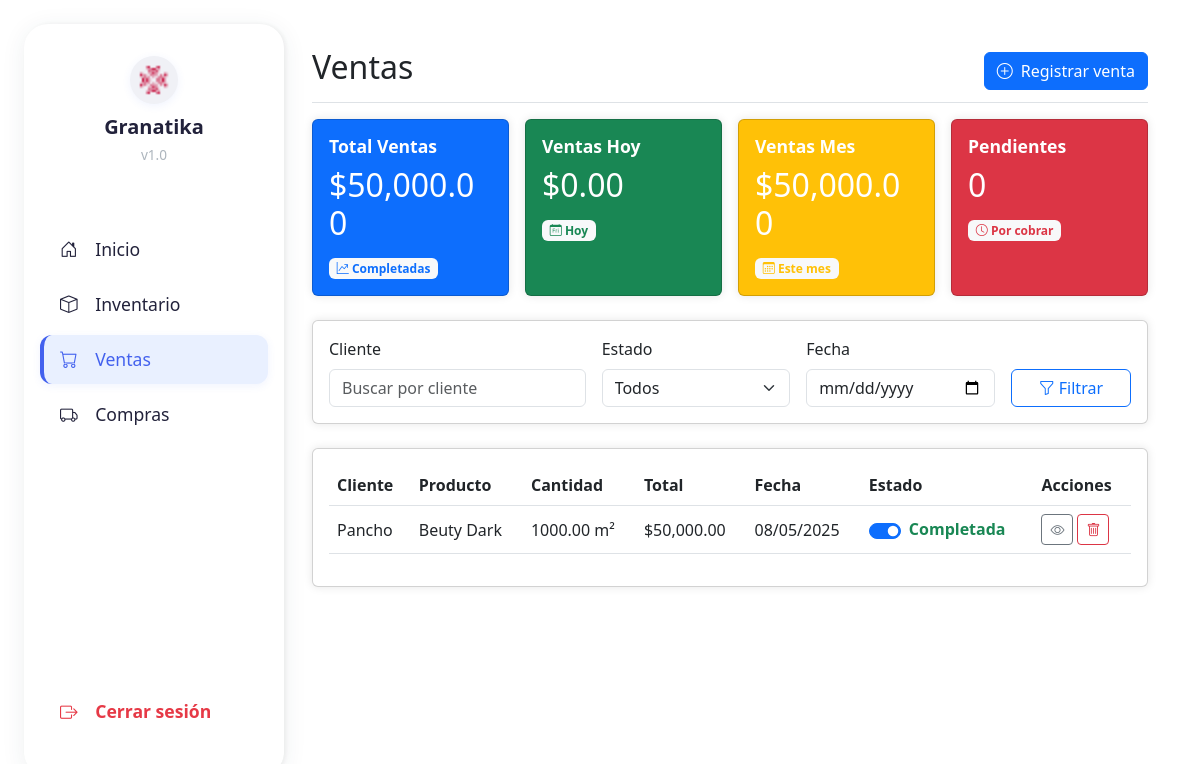
Page /ventas.php on the committed database.
### tables this page shows
CREATE TABLE `detalles_venta` (
  `id` int(11) NOT NULL,
  `venta_id` int(11) NOT NULL,
  `inventario_id` int(11) NOT NULL,
  `cantidad` decimal(10,2) NOT NULL,
  `precio_unitario` decimal(10,2) NOT NULL,
  `subtotal` decimal(10,2) NOT NULL
);

CREATE TABLE `ventas` (
  `id` int(11) NOT NULL,
  `cliente` varchar(100) NOT NULL,
  `fecha` date NOT NULL,
  `total` decimal(10,2) NOT NULL,
  `tipo_material` enum('marmol','granito','cuarzo') NOT NULL,
  `estado` enum('pendiente','completada','cancelada') DEFAULT 'pendiente',
  `notas` text DEFAULT NULL
);

CREATE TABLE `inventario` (
  `id` int(11) NOT NULL,
  `nombre` varchar(100) NOT NULL,
  `tipo` enum('marmol','granito','cuarzo') NOT NULL,
  `cantidad` decimal(10,2) NOT NULL,
  `unidad_medida` varchar(20) NOT NULL,
  `precio_unitario` decimal(10,2) NOT NULL,
  `descripcion` text DEFAULT NULL,
  `fecha_ingreso` date NOT NULL,
  `estado` enum('disponible','agotado','bajo_stock') DEFAULT 'disponible',
  `imagen` varchar(255) DEFAULT NULL,
  `stock_minimo` decimal(10,2) NOT NULL DEFAULT 0.00
);

### ventas.php (the view, shortened to what this page needs)
<!DOCTYPE html>
<html lang="es">
<head>
    <link rel="stylesheet" href="assets/css/style.css">
    <link href="https://cdn.jsdelivr.net/npm/bootstrap@5.3.0/dist/css/bootstrap.min.css" rel="stylesheet">
    <link rel="stylesheet" href="https://cdn.jsdelivr.net/npm/bootstrap-icons@1.11.0/font/bootstrap-icons.css">
</head>
<body>
    <nav id="sidebar" class="sidebar">
        <div class="sidebar-header">
            <div class="logo-circle">
                <img src="img/favicon.png" alt="Logo Granatika">
            </div>
            <div class="brand-title">Granatika</div>
            <div class="brand-version">v1.0</div>
        </div>
        <div class="position-sticky pt-3">
            <ul class="nav flex-column">
                <li class="nav-item">
                    <a class="nav-link" href="index.php">
                        <i class="bi bi-house-door"></i> Inicio
                    </a>
                </li>
                <li class="nav-item">
                    <a class="nav-link" href="inventario.php">
                        <i class="bi bi-box"></i> Inventario
                    </a>
                </li>
                <li class="nav-item">
                    <a class="nav-link active" href="ventas.php">
                        <i class="bi bi-cart"></i> Ventas
                    </a>
                </li>
                <li class="nav-item">
                    <a class="nav-link" href="compras.php">
                        <i class="bi bi-truck"></i> Compras
                    </a>
                </li>
            </ul>
            <div class="cerrar-sesion">
                <a href="logout.php" class="nav-link text-danger fw-bold" style="display: flex; align-items: center; gap: 0.7rem;">
                    <i class="bi bi-box-arrow-right"></i> Cerrar sesión
                </a>
            </div>
        </div>
    </nav>
    <main id="mainContent">
        <div class="container-fluid">
            <div class="d-flex justify-content-between flex-wrap flex-md-nowrap align-items-center pt-3 pb-2 mb-3 border-bottom">
                <h1 class="h2">Ventas</h1>
                <button class="btn btn-primary d-flex align-items-center gap-2" id="btnAgregarVenta">
                    <i class="bi bi-plus-circle"></i> Registrar venta
                </button>
            </div>
            <div class="row mb-4 g-3">
                <div class="col-md-3 col-6">
                    <div class="card bg-primary text-white h-100">
                        <div class="card-body">
                            <h6 class="card-title mb-0">Total Ventas</h6>
                            <h2 class="card-text mt-2">
                                <?php
                                require_once 'config/database.php';
                                $query = "SELECT SUM(total) as total FROM ventas WHERE estado = 'completada'";
                                $result = $conn->query($query);
                                $row = $result->fetch_assoc();
                                echo "$" . number_format($row['total'] ?? 0, 2);
                                ?>
                            </h2>
                            <span class="badge bg-light text-primary mt-2"><i class="bi bi-graph-up-arrow"></i> Completadas</span>
                        </div>
                    </div>
                </div>
                <div class="col-md-3 col-6">
                    <div class="card bg-success text-white h-100">
                        <div class="card-body">
                            <h6 class="card-title mb-0">Ventas Hoy</h6>
                            <h2 class="card-text mt-2">
                                <?php
                                $query = "SELECT SUM(total) as total FROM ventas WHERE DATE(fecha) = CURDATE() AND estado = 'completada'";
                                $result = $conn->query($query);
                                $row = $result->fetch_assoc();
                                echo "$" . number_format($row['total'] ?? 0, 2);
                                ?>
                            </h2>
                            <span class="badge bg-light text-success mt-2"><i class="bi bi-calendar-day"></i> Hoy</span>
                        </div>
                    </div>
                </div>
                <div class="col-md-3 col-6">
                    <div class="card bg-warning text-white h-100">
                        <div class="card-body">
                            <h6 class="card-title mb-0">Ventas Mes</h6>
                            <h2 class="card-text mt-2">
                                <?php
                                $query = "SELECT SUM(total) as total FROM ventas WHERE MONTH(fecha) = MONTH(CURDATE()) AND YEAR(fecha) = YEAR(CURDATE()) AND estado = 'completada'";
                                $result = $conn->query($query);
                                $row = $result->fetch_assoc();
                                echo "$" . number_format($row['total'] ?? 0, 2);
                                ?>
                            </h2>
                            <span class="badge bg-light text-warning mt-2"><i class="bi bi-calendar3"></i> Este mes</span>
                        </div>
                    </div>
                </div>
                <div class="col-md-3 col-6">
                    <div class="card bg-danger text-white h-100">
                        <div class="card-body">
                            <h6 class="card-title mb-0">Pendientes</h6>
                            <h2 class="card-text mt-2">
                                <?php
                                $query = "SELECT COUNT(*) as total FROM ventas WHERE estado = 'pendiente'";
                                $result = $conn->query($query);
                                $row = $result->fetch_assoc();
                                ?>
                                <span id="ventasPendientes"><?php echo $row['total']; ?></span>
                            </h2>
                            <span class="badge bg-light text-danger mt-2"><i class="bi bi-clock"></i> Por cobrar</span>
                        </div>
                    </div>
                </div>
            </div>
            <div class="card mb-4">
                <div class="card-body">
                    <form class="row g-3 align-items-end" id="filtrosVentas">
                        <div class="col-md-4 col-12">
                            <label for="filtroCliente" class="form-label">Cliente</label>
                            <input type="text" class="form-control" id="filtroCliente" name="cliente" placeholder="Buscar por cliente">
                        </div>
                        <div class="col-md-3 col-6">
                            <label for="filtroEstado" class="form-label">Estado</label>
                            <select class="form-select" id="filtroEstado" name="estado">
                                <option value="">Todos</option>
                            </select>
                        </div>
                        <div class="col-md-3 col-6">
                            <label for="filtroFecha" class="form-label">Fecha</label>
                            <input type="date" class="form-control" id="filtroFecha" name="fecha">
                        </div>
                        <div class="col-md-2 col-12 d-grid">
                            <button type="submit" class="btn btn-outline-primary"><i class="bi bi-funnel"></i> Filtrar</button>
                        </div>
                    </form>
                </div>
            </div>
            <div class="card">
                <div class="card-body">
                    <div class="table-responsive">
                        <table class="table table-hover align-middle">
                            <thead>
                                <tr>
                                    <th>Cliente</th>
                                    <th>Producto</th>
                                    <th>Cantidad</th>
                                    <th>Total</th>
                                    <th>Fecha</th>
                                    <th>Estado</th>
                                    <th>Acciones</th>
                                </tr>
                            </thead>
                            <tbody>
                                <?php
                                $query = "SELECT v.id, v.cliente, v.total, v.fecha, v.estado,
                                                 i.nombre AS producto, d.cantidad
                                          FROM ventas v
                                          JOIN detalles_venta d ON v.id = d.venta_id
                                          JOIN inventario i ON d.inventario_id = i.id
                                          ORDER BY v.fecha DESC";
                                $result = $conn->query($query);
                                while($row = $result->fetch_assoc()) {
                                    $checked = $row['estado'] == 'completada' ? 'checked' : '';
                                    $estadoLabel = $row['estado'] == 'completada' ? 'Completada' : 'Pendiente';
                                    $estadoClass = $row['estado'] == 'completada' ? 'text-success' : 'text-warning';
                                    echo "<tr>";
                                    echo "<td>" . htmlspecialchars($row['cliente']) . "</td>";
                                    echo "<td>" . htmlspecialchars($row['producto']) . "</td>";
                                    echo "<td>" . htmlspecialchars($row['cantidad']) . " m²</td>";
                                    echo "<td>$" . number_format($row['total'], 2) . "</td>";
                                    echo "<td>" . date('d/m/Y', strtotime($row['fecha'])) . "</td>";
                                    echo "<td>";
                                    echo "<div class='form-check form-switch d-flex align-items-center gap-2'>";
                                    echo "<input class='form-check-input estado-switch' type='checkbox' role='switch' data-id='" . $row['id'] . "' $checked>";
                                    echo "<span class='fw-bold $estadoClass estado-label'>" . $estadoLabel . "</span>";
                                    echo "</div>";
                                    echo "</td>";
                                    echo "<td>";
                                    echo "<button class='btn btn-sm btn-outline-secondary me-1' title='Ver' data-id='" . $row['id'] . "'><i class='bi bi-eye'></i></button>";
                                    echo "<button class='btn btn-sm btn-outline-danger' title='Eliminar' data-id='" . $row['id'] . "'><i class='bi bi-trash'></i></button>";
                                    echo "</td>";
                                    echo "</tr>";
                                }
                                ?>
                            </tbody>
                        </table>
                    </div>
                </div>
            </div>
        </div>
    </main>
</body>
</html>

### assets/css/style.css (style rules this page uses)
body { font-family: 'Segoe UI', Tahoma, Geneva, Verdana, sans-serif; background-color: #f8f9fa; overflow: auto !important; }
#sidebar { background: #fff !important; box-shadow: 0 4px 24px rgba(44,62,80,0.08), 2px 0 5px rgba(0,0,0,0.06) !important; border-radius: 24px !important; margin: 24px 0 24px 24px !important; padding: 1.5rem 0.5rem 1.5rem 0.5rem !important; transition: box-shadow 0.3s, border-radius 0.3s, margin 0.3s; width: 260px !important; min-width: 220px; max-width: 280px; display: flex; flex-direction: column; height: calc(100vh - 48px) !important; }
.sidebar-header { display: flex; flex-direction: column; align-items: center; margin-bottom: 2.5rem !important; margin-top: 0.5rem !important; }
.logo-circle { width: 48px; height: 48px; border-radius: 50%; background: #f0f1f6; display: flex; align-items: center; justify-content: center; margin-bottom: 0.5rem; box-shadow: 0 2px 8px rgba(67,97,238,0.08); }
.logo-circle img { width: 32px; height: 32px; }
.brand-title { font-size: 1.25rem; font-weight: 700; color: #22223b; margin-bottom: 0.2rem; }
.brand-version { font-size: 0.85rem; color: #adb5bd; }
.sidebar .nav-link { color: #22223b !important; font-size: 1.1rem !important; font-weight: 500 !important; display: flex !important; align-items: center !important; gap: 1.1rem !important; opacity: 1 !important; text-indent: 0 !important; text-decoration: none !important; background: transparent !important; border-left: 4px solid transparent; border-radius: 12px !important; margin: 0.2rem 0.5rem; padding: 0.7rem 1rem !important; transition: background 0.18s, color 0.18s, border-color 0.18s, box-shadow 0.18s; }
.sidebar .nav-link.active, .sidebar .nav-link:focus { background: #e9f0ff !important; color: #4361ee !important; border-left: 4px solid #4361ee; box-shadow: 0 2px 8px rgba(67,97,238,0.08); }
.sidebar .nav-link.active .bi, .sidebar .nav-link:focus .bi { color: #4361ee !important; }
.sidebar .cerrar-sesion { margin-top: auto !important; padding-bottom: 8px; width: 100%; }
.sidebar .cerrar-sesion .nav-link { color: #e63946 !important; font-weight: 600 !important; border-left: 4px solid transparent; border-radius: 12px !important; margin-bottom: 0.5rem; transition: background 0.18s, color 0.18s, border-color 0.18s; }
.card { border: none; border-radius: 10px; box-shadow: 0 0 10px rgba(0,0,0,0.1); transition: transform 0.3s; }
.card-title { font-size: 1.1rem; font-weight: 600; margin-bottom: 1rem; }
.table { margin-bottom: 0; }
.table th { border-top: none; font-weight: 600; }
@media (min-width: 992px) { #sidebar { width: 260px !important; position: fixed !important; left: 0; top: 0; bottom: 0; z-index: 1030; background: #fff; } }
@media (min-width: 992px) { main#mainContent { margin-left: 260px !important; padding: 2rem 2.5rem 2rem 2.5rem !important; min-height: 100vh; transition: margin-left 0.3s; } }
body > .sidebar, body .sidebar { margin-top: 12px !important; margin-bottom: 12px !important; margin-left: 24px !important; box-sizing: border-box !important; }
.sidebar .position-sticky { display: flex; flex-direction: column; height: 100%; }

### rows in the picture
detalles_venta: venta.cliente "Pancho", inventario.nombre "Beuty Dark", cantidad "1000.00", venta.total "50,000.00", venta.fecha "08/05/2025", venta.estado "Completada"

### other values in the picture
$row['total'] "50,000.00"
$row['total'] "0.00"
$row['total'] "0"
